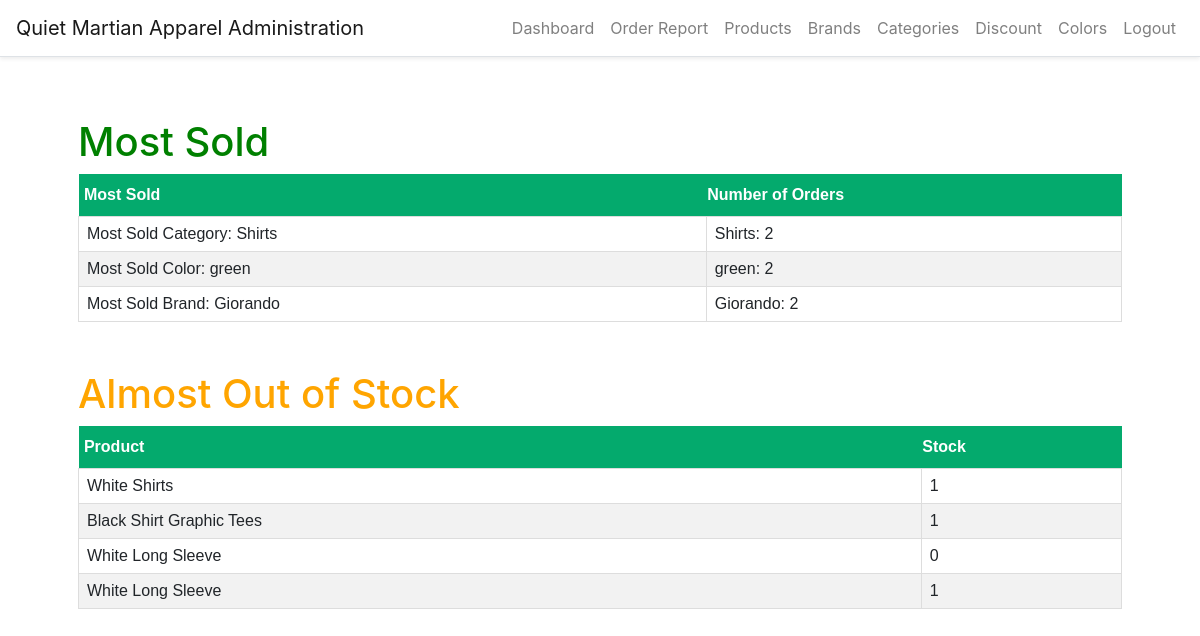
The page /sales-dashboard (signed in) on the database its author committed.
### website/models.py (models this page shows)
class Category(db.Model, UserMixin):
    id = db.Column(db.Integer, primary_key=True)
    name = db.Column(db.String(150))
    created_date = db.Column(db.DateTime, default=func.now())
    created_by = db.Column(db.Integer)
    updated_date = db.Column(db.DateTime, default=func.now())
    updated_by = db.Column(db.Integer)
    products = db.relationship('Product')

class Color(db.Model, UserMixin):
    id = db.Column(db.Integer, primary_key=True)
    name = db.Column(db.String(150))
    color_code = db.Column(db.String(150))
    products = db.relationship('Product')

class Brand(db.Model, UserMixin):
    id = db.Column(db.Integer, primary_key=True)
    name = db.Column(db.String(150))
    created_date = db.Column(db.DateTime, default=func.now())
    created_by = db.Column(db.Integer)
    updated_date = db.Column(db.DateTime, default=func.now())
    updated_by = db.Column(db.Integer)
    products = db.relationship('Product')

class Product(db.Model, UserMixin):
    id = db.Column(db.Integer, primary_key=True)
    brand_id = db.Column(db.Integer, db.ForeignKey('brand.id'))
    category_id = db.Column(db.Integer, db.ForeignKey('category.id'))
    title = db.Column(db.String(150))
    description = db.Column(db.String(255))
    stock = db.Column(db.Integer)
    discount_id = db.Column(db.Integer, db.ForeignKey('discount.id'))
    price = db.Column(db.Float)
    color_id = db.Column(db.Integer, db.ForeignKey('color.id'))
    image_1 = db.Column(db.String(150))
    image_2 = db.Column(db.String(150))
    image_3 = db.Column(db.String(150))
    created_date = db.Column(db.DateTime, default=func.now())
    created_by_id = db.Column(db.Integer)
    updated_date = db.Column(db.DateTime, default=func.now())
    updated_by_id = db.Column(db.Integer)
    brand = db.relationship('Brand')
    category = db.relationship('Category')
    color = db.relationship('Color')
    colors = db.relationship('Color', secondary='product_color')
    orders = db.relationship('Order', lazy=True)
    discount = db.relationship('Discount', lazy=True)

### website/auth.py (the view)
@auth.route('/sales-dashboard', methods=['GET', 'POST'])
@login_required
def sales_dashboard():
    orders = Order.query.filter_by(order_status='paid').all()
    if not orders:
        flash('There are no orders in the system yet.',
              category='success')
        cc = ''
        msc = ''
        count_b = ''
        count_c = ''
        msb = ''
        most_sold_color = ''
    else:
        product_quantities = [(order.product_id, order.quantity) for order in orders]
        product_sales_count = Counter(dict(product_quantities))
        category_sales_count = {}
        for product_id, quantity in product_quantities:
            category_id = Product.query.get(product_id).category_id
            category_sales_count[category_id] = category_sales_count.get(category_id, 0) + quantity
        most_sold_category = Category.query.get(max(category_sales_count, key=category_sales_count.get))
        brand_sales_count = {}
        for product_id, quantity in product_quantities:
            brand_id = Product.query.get(product_id).brand_id
            brand_sales_count[brand_id] = brand_sales_count.get(brand_id, 0) + quantity
        most_sold_brand = Brand.query.get(max(brand_sales_count, key=brand_sales_count.get))
        category_order_count = {}
        brand_order_count = {}
        for order in orders:
            category_id = Product.query.get(order.product_id).category_id
            category_order_count[category_id] = category_order_count.get(category_id, 0) + 1
            brand_id = Product.query.get(order.product_id).brand_id
            brand_order_count[brand_id] = brand_order_count.get(brand_id, 0) + 1
        print(f"Most sold category: {most_sold_category.name}")
        print(f"Most sold brand: {most_sold_brand.name}")
        print("Number of orders by category:")
        for category_id, order_count in category_order_count.items():
            category = Category.query.get(category_id)
            print(f"{category.name}: {order_count}")
        print("Number of orders by brand:")
        for brand_id, order_count in brand_order_count.items():
            brand = Brand.query.get(brand_id)
            print(f"{brand.name}: {order_count}")
        msb = most_sold_brand.name
        msc = most_sold_category.name
        count_c = (f"{category.name}: {order_count}")
        count_b = (f"{brand.name}: {order_count}")
        color_counts = defaultdict(int)
        for order in orders:
            for product_color in order.product.colors:
                color_counts[product_color.name] += order.quantity
        most_sold_color = max(color_counts, key=color_counts.get)
        print(most_sold_color)
        color_order_count = defaultdict(int)
        orders = Order.query.filter_by(order_status='paid').all()
        for order in orders:
            product = order.product
            for color in product.colors:
                color_order_count[color.name] += order.quantity
        for color_name, order_count in color_order_count.items():
            print(f"{color_name}: {order_count}")
        cc = (f"{order_count}")
    almost_out_of_stock = Product.query.filter(Product.stock < 5).all()
    return render_template("staff/sales_dashboard.html", cc=cc, msc=msc, count_b=count_b, count_c=count_c, msb=msb,
                           most_sold_color=most_sold_color, orders=orders, user=current_user,
                           almost_out_of_stock=almost_out_of_stock)

### website/templates/staff/sales_dashboard.html (shortened to what this page needs)
{% extends "staff/layout.html" %}
{% block main %}
<link rel="stylesheet" href="static/payment.css">
    <h1 style="color:green">Most Sold</h1>
        <table class="history">
            <thead>
                <tr>
                    <th>&nbsp;Most Sold</th>
                    <th>Number of Orders</th>
                </tr>
            </thead>
            <tbody>
                    <tr>
                        <td>Most Sold Category: {{ msc }}</td>
                        <td>{{ count_c }}</td>
                    </tr>
                    <tr>
                        <td>Most Sold Color: {{ most_sold_color }}</td>
                        <td>{{ most_sold_color }}: {{ cc }}</td>
                    </tr>
                    <tr>
                        <td>Most Sold Brand: {{ msb }}</td>
                        <td>{{ count_b }}</td>
                    </tr>
            </tbody>
        </table>
<br> <br>
<h1 style="color:orange">Almost Out of Stock</h1>
<table class="history">
    <thead>
        <tr>
            <th>&nbsp;Product</th>
            <th>Stock</th>
        </tr>
    </thead>
    <tbody>
        {% for product in almost_out_of_stock %}
        <tr>
            <td>{{ product.title }}</td>
            <td>{{ product.stock }}</td>
        </tr>
        {% endfor %}
    </tbody>
</table>
{% endblock %}

### website/static/style.css (style rules this page uses)
html { scroll-behavior: smooth; }

### website/static/payment.css (style rules this page uses)
.history th { padding-top: 12px; padding-bottom: 12px; text-align: left; background-color: #04AA6D; color: white; }
.history { font-family: Arial, Helvetica, sans-serif; border-collapse: collapse; width: 100%; }
.history td, history th { border: 1px solid #ddd; padding: 8px; }
.history tr:nth-child(even) { background-color: #f2f2f2; }

### rows shown on the page
Category: name "Shirts"
Color: name "green"
Brand: name "Giorando"
Product: title "White Shirts", stock "1"
Product: title "Black Shirt Graphic Tees", stock "1"
Product: title "White Long Sleeve", stock "0"
Product: title "White Long Sleeve", stock "1"

### other values the page prints
{{ count_c }} "Shirts: 2"
{{ cc }} "2"
{{ count_b }} "Giorando: 2"
